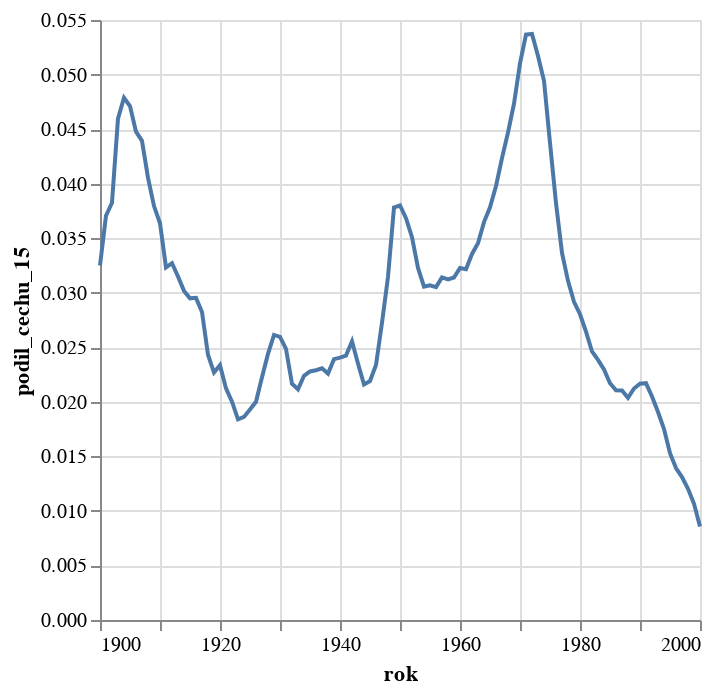

The cell this chart's notebook holds for it:
### Code cell
alt.Chart(odmlceni.filter(pl.col("rok").is_between(datetime.date(year = 1900, month=1, day=1), datetime.date(year = 2000, month=1, day=1))).to_pandas()).mark_line().encode(alt.Y("podil_cechu_15:Q"),alt.X('rok:T'))

### Figure 1 — Vega-Lite specification as saved in the notebook (floating-point values rounded to 4 significant figures)
{"config": {"view": {"continuousWidth": 300, "continuousHeight": 300}}, "data": {"name": "data-4f38e6b5b6206fc2c72ac9da00f0c4bc"}, "mark": {"type": "line"}, "encoding": {"x": {"field": "rok", "type": "temporal"}, "y": {"field": "podil_cechu_15", "type": "quantitative"}}, "$schema": "https://vega.github.io/schema/vega-lite/v5.8.0.json", "datasets": {"data-4f38e6b5b6206fc2c72ac9da00f0c4bc": [{"rok": "1900-01-01T00:00:00", "podil_vsech_5": 0.1343, "podil_cechu_5": 0.13, "podil_vsech_10": 0.05974, "podil_cechu_10": 0.05688, "podil_vsech_15": 0.03461, "podil_cechu_15": 0.0325, "podil_vsech_20": 0.02431, "podil_cechu_20": 0.02342}, {"rok": "1901-01-01T00:00:00", "podil_vsech_5": 0.135, "podil_cechu_5": 0.1281, "podil_vsech_10": 0.06472, "podil_cechu_10": 0.05993, "podil_vsech_15": 0.03986, "podil_cechu_15": 0.03705, "podil_vsech_20": 0.02565, "podil_cechu_20": 0.02425}, {"rok": "1902-01-01T00:00:00", "podil_vsech_5": 0.133, "podil_cechu_5": 0.1259, "podil_vsech_10": 0.06241, "podil_cechu_10": 0.05887, "podil_vsech_15": 0.04123, "podil_cechu_15": 0.03825, "podil_vsech_20": 0.02266, "podil_cechu_20": 0.02149}, {"rok": "1903-01-01T00:00:00", "podil_vsech_5": 0.1413, "podil_cechu_5": 0.135, "podil_vsech_10": 0.06556, "podil_cechu_10": 0.06181, "podil_vsech_15": 0.04829, "podil_cechu_15": 0.04595, "podil_vsech_20": 0.02538, "podil_cechu_20": 0.02359}, {"rok": "1904-01-01T00:00:00", "podil_vsech_5": 0.1471, "podil_cechu_5": 0.1425, "podil_vsech_10": 0.06954, "podil_cechu_10": 0.06718, "podil_vsech_15": 0.04982, "podil_cechu_15": 0.04788, "podil_vsech_20": 0.0234, "podil_cechu_20": 0.02201}, {"rok": "1905-01-01T00:00:00", "podil_vsech_5": 0.1421, "podil_cechu_5": 0.1398, "podil_vsech_10": 0.07554, "podil_cechu_10": 0.07455, "podil_vsech_15": 0.04757, "podil_cechu_15": 0.04711, "podil_vsech_20": 0.02218, "podil_cechu_20": 0.02114}, {"rok": "1906-01-01T00:00:00", "podil_vsech_5": 0.1403, "podil_cechu_5": 0.1368, "podil_vsech_10": 0.07998, "podil_cechu_10": 0.07851, "podil_vsech_15": 0.04645, "podil_cechu_15": 0.04476, "podil_vsech_20": 0.0203, "podil_cechu_20": 0.01918}, {"rok": "1907-01-01T00:00:00", "podil_vsech_5": 0.1374, "podil_cechu_5": 0.1359, "podil_vsech_10": 0.08611, "podil_cechu_10": 0.08444, "podil_vsech_15": 0.04512, "podil_cechu_15": 0.04392, "podil_vsech_20": 0.01946, "podil_cechu_20": 0.01839}, {"rok": "1908-01-01T00:00:00", "podil_vsech_5": 0.1375, "podil_cechu_5": 0.1334, "podil_vsech_10": 0.09024, "podil_cechu_10": 0.08895, "podil_vsech_15": 0.043, "podil_cechu_15": 0.04055, "podil_vsech_20": 0.01754, "podil_cechu_20": 0.01635}, {"rok": "1909-01-01T00:00:00", "podil_vsech_5": 0.1444, "podil_cechu_5": 0.1424, "podil_vsech_10": 0.09066, "podil_cechu_10": 0.08968, "podil_vsech_15": 0.04017, "podil_cechu_15": 0.03794, "podil_vsech_20": 0.01602, "podil_cechu_20": 0.01537}, {"rok": "1910-01-01T00:00:00", "podil_vsech_5": 0.1576, "podil_cechu_5": 0.1566, "podil_vsech_10": 0.08856, "podil_cechu_10": 0.08747, "podil_vsech_15": 0.03881, "podil_cechu_15": 0.03637, "podil_vsech_20": 0.01693, "podil_cechu_20": 0.01593}, {"rok": "1911-01-01T00:00:00", "podil_vsech_5": 0.1736, "podil_cechu_5": 0.1717, "podil_vsech_10": 0.0874, "podil_cechu_10": 0.086, "podil_vsech_15": 0.03481, "podil_cechu_15": 0.03232, "podil_vsech_20": 0.01603, "podil_cechu_20": 0.01501}, {"rok": "1912-01-01T00:00:00", "podil_vsech_5": 0.1873, "podil_cechu_5": 0.1867, "podil_vsech_10": 0.0814, "podil_cechu_10": 0.07996, "podil_vsech_15": 0.03391, "podil_cechu_15": 0.03271, "podil_vsech_20": 0.01744, "podil_cechu_20": 0.01677}, {"rok": "1913-01-01T00:00:00", "podil_vsech_5": 0.2067, "podil_cechu_5": 0.2056, "podil_vsech_10": 0.08244, "podil_cechu_10": 0.08019, "podil_vsech_15": 0.03223, "podil_cechu_15": 0.03149, "podil_vsech_20": 0.01845, "podil_cechu_20": 0.01803}, {"rok": "1914-01-01T00:00:00", "podil_vsech_5": 0.2082, "podil_cechu_5": 0.2091, "podil_vsech_10": 0.0771, "podil_cechu_10": 0.07386, "podil_vsech_15": 0.03097, "podil_cechu_15": 0.03017, "podil_vsech_20": 0.01831, "podil_cechu_20": 0.01769}, {"rok": "1915-01-01T00:00:00", "podil_vsech_5": 0.1932, "podil_cechu_5": 0.1965, "podil_vsech_10": 0.06971, "podil_cechu_10": 0.06711, "podil_vsech_15": 0.02943, "podil_cechu_15": 0.02949, "podil_vsech_20": 0.01682, "podil_cechu_20": 0.01627}, {"rok": "1916-01-01T00:00:00", "podil_vsech_5": 0.1696, "podil_cechu_5": 0.1717, "podil_vsech_10": 0.06106, "podil_cechu_10": 0.05906, "podil_vsech_15": 0.029, "podil_cechu_15": 0.02953, "podil_vsech_20": 0.01505, "podil_cechu_20": 0.01451}, {"rok": "1917-01-01T00:00:00", "podil_vsech_5": 0.1448, "podil_cechu_5": 0.146, "podil_vsech_10": 0.05627, "podil_cechu_10": 0.05547, "podil_vsech_15": 0.02803, "podil_cechu_15": 0.02823, "podil_vsech_20": 0.01348, "podil_cechu_20": 0.01301}, {"rok": "1918-01-01T00:00:00", "podil_vsech_5": 0.1285, "podil_cechu_5": 0.1281, "podil_vsech_10": 0.04915, "podil_cechu_10": 0.05007, "podil_vsech_15": 0.02415, "podil_cechu_15": 0.02431, "podil_vsech_20": 0.01134, "podil_cechu_20": 0.01059}, {"rok": "1919-01-01T00:00:00", "podil_vsech_5": 0.1139, "podil_cechu_5": 0.1118, "podil_vsech_10": 0.04394, "podil_cechu_10": 0.04466, "podil_vsech_15": 0.0229, "podil_cechu_15": 0.02268, "podil_vsech_20": 0.01073, "podil_cechu_20": 0.009924}, {"rok": "1920-01-01T00:00:00", "podil_vsech_5": 0.1066, "podil_cechu_5": 0.1059, "podil_vsech_10": 0.04321, "podil_cechu_10": 0.04423, "podil_vsech_15": 0.02319, "podil_cechu_15": 0.02336, "podil_vsech_20": 0.0111, "podil_cechu_20": 0.01043}, {"rok": "1921-01-01T00:00:00", "podil_vsech_5": 0.1046, "podil_cechu_5": 0.1037, "podil_vsech_10": 0.0436, "podil_cechu_10": 0.04462, "podil_vsech_15": 0.02142, "podil_cechu_15": 0.02123, "podil_vsech_20": 0.01024, "podil_cechu_20": 0.01018}, {"rok": "1922-01-01T00:00:00", "podil_vsech_5": 0.1031, "podil_cechu_5": 0.1032, "podil_vsech_10": 0.04295, "podil_cechu_10": 0.04335, "podil_vsech_15": 0.02011, "podil_cechu_15": 0.02001, "podil_vsech_20": 0.0106, "podil_cechu_20": 0.01084}, {"rok": "1923-01-01T00:00:00", "podil_vsech_5": 0.1004, "podil_cechu_5": 0.1032, "podil_vsech_10": 0.04306, "podil_cechu_10": 0.044, "podil_vsech_15": 0.01845, "podil_cechu_15": 0.0184, "podil_vsech_20": 0.01125, "podil_cechu_20": 0.0116}, {"rok": "1924-01-01T00:00:00", "podil_vsech_5": 0.09943, "podil_cechu_5": 0.1027, "podil_vsech_10": 0.04541, "podil_cechu_10": 0.04626, "podil_vsech_15": 0.0184, "podil_cechu_15": 0.01862, "podil_vsech_20": 0.01182, "podil_cechu_20": 0.01209}, {"rok": "1925-01-01T00:00:00", "podil_vsech_5": 0.1009, "podil_cechu_5": 0.104, "podil_vsech_10": 0.04723, "podil_cechu_10": 0.04797, "podil_vsech_15": 0.01941, "podil_cechu_15": 0.0193, "podil_vsech_20": 0.01229, "podil_cechu_20": 0.01231}, {"rok": "1926-01-01T00:00:00", "podil_vsech_5": 0.1048, "podil_cechu_5": 0.1098, "podil_vsech_10": 0.04642, "podil_cechu_10": 0.04797, "podil_vsech_15": 0.01956, "podil_cechu_15": 0.02, "podil_vsech_20": 0.01258, "podil_cechu_20": 0.01239}, {"rok": "1927-01-01T00:00:00", "podil_vsech_5": 0.11, "podil_cechu_5": 0.1135, "podil_vsech_10": 0.04421, "podil_cechu_10": 0.04503, "podil_vsech_15": 0.02188, "podil_cechu_15": 0.02226, "podil_vsech_20": 0.01094, "podil_cechu_20": 0.01027}, {"rok": "1928-01-01T00:00:00", "podil_vsech_5": 0.1105, "podil_cechu_5": 0.1138, "podil_vsech_10": 0.04173, "podil_cechu_10": 0.04182, "podil_vsech_15": 0.02434, "podil_cechu_15": 0.02439, "podil_vsech_20": 0.0113, "podil_cechu_20": 0.01029}, {"rok": "1929-01-01T00:00:00", "podil_vsech_5": 0.111, "podil_cechu_5": 0.1129, "podil_vsech_10": 0.04065, "podil_cechu_10": 0.04065, "podil_vsech_15": 0.0263, "podil_cechu_15": 0.02613, "podil_vsech_20": 0.01153, "podil_cechu_20": 0.01032}, {"rok": "1930-01-01T00:00:00", "podil_vsech_5": 0.109, "podil_cechu_5": 0.1101, "podil_vsech_10": 0.04096, "podil_cechu_10": 0.04033, "podil_vsech_15": 0.02722, "podil_cechu_15": 0.02595, "podil_vsech_20": 0.01225, "podil_cechu_20": 0.01126}, {"rok": "1931-01-01T00:00:00", "podil_vsech_5": 0.1043, "podil_cechu_5": 0.1053, "podil_vsech_10": 0.04386, "podil_cechu_10": 0.04289, "podil_vsech_15": 0.02713, "podil_cechu_15": 0.02485, "podil_vsech_20": 0.01409, "podil_cechu_20": 0.01273}, {"rok": "1932-01-01T00:00:00", "podil_vsech_5": 0.09845, "podil_cechu_5": 0.0987, "podil_vsech_10": 0.04839, "podil_cechu_10": 0.04744, "podil_vsech_15": 0.02381, "podil_cechu_15": 0.02166, "podil_vsech_20": 0.01395, "podil_cechu_20": 0.01296}, {"rok": "1933-01-01T00:00:00", "podil_vsech_5": 0.09481, "podil_cechu_5": 0.09531, "podil_vsech_10": 0.05206, "podil_cechu_10": 0.05116, "podil_vsech_15": 0.02286, "podil_cechu_15": 0.02115, "podil_vsech_20": 0.01317, "podil_cechu_20": 0.01215}, {"rok": "1934-01-01T00:00:00", "podil_vsech_5": 0.09505, "podil_cechu_5": 0.09664, "podil_vsech_10": 0.05648, "podil_cechu_10": 0.05603, "podil_vsech_15": 0.02394, "podil_cechu_15": 0.02239, "podil_vsech_20": 0.01379, "podil_cechu_20": 0.01279}, {"rok": "1935-01-01T00:00:00", "podil_vsech_5": 0.09154, "podil_cechu_5": 0.09275, "podil_vsech_10": 0.05679, "podil_cechu_10": 0.05573, "podil_vsech_15": 0.02415, "podil_cechu_15": 0.02278, "podil_vsech_20": 0.01426, "podil_cechu_20": 0.01275}, {"rok": "1936-01-01T00:00:00", "podil_vsech_5": 0.09158, "podil_cechu_5": 0.09091, "podil_vsech_10": 0.05485, "podil_cechu_10": 0.0528, "podil_vsech_15": 0.02479, "podil_cechu_15": 0.02289, "podil_vsech_20": 0.01515, "podil_cechu_20": 0.01323}, {"rok": "1937-01-01T00:00:00", "podil_vsech_5": 0.1042, "podil_cechu_5": 0.1026, "podil_vsech_10": 0.04741, "podil_cechu_10": 0.04472, "podil_vsech_15": 0.02476, "podil_cechu_15": 0.02307, "podil_vsech_20": 0.01584, "podil_cechu_20": 0.01392}, {"rok": "1938-01-01T00:00:00", "podil_vsech_5": 0.1237, "podil_cechu_5": 0.1196, "podil_vsech_10": 0.04483, "podil_cechu_10": 0.04126, "podil_vsech_15": 0.02498, "podil_cechu_15": 0.02259, "podil_vsech_20": 0.01614, "podil_cechu_20": 0.01388}, {"rok": "1939-01-01T00:00:00", "podil_vsech_5": 0.1453, "podil_cechu_5": 0.14, "podil_vsech_10": 0.04615, "podil_cechu_10": 0.04237, "podil_vsech_15": 0.02677, "podil_cechu_15": 0.02391, "podil_vsech_20": 0.0167, "podil_cechu_20": 0.01449}, {"rok": "1940-01-01T00:00:00", "podil_vsech_5": 0.1462, "podil_cechu_5": 0.1407, "podil_vsech_10": 0.04599, "podil_cechu_10": 0.0436, "podil_vsech_15": 0.02721, "podil_cechu_15": 0.02406, "podil_vsech_20": 0.01688, "podil_cechu_20": 0.01465}, {"rok": "1941-01-01T00:00:00", "podil_vsech_5": 0.126, "podil_cechu_5": 0.1226, "podil_vsech_10": 0.0463, "podil_cechu_10": 0.04443, "podil_vsech_15": 0.0272, "podil_cechu_15": 0.02423, "podil_vsech_20": 0.01745, "podil_cechu_20": 0.01521}, {"rok": "1942-01-01T00:00:00", "podil_vsech_5": 0.09727, "podil_cechu_5": 0.09413, "podil_vsech_10": 0.04753, "podil_cechu_10": 0.04584, "podil_vsech_15": 0.0287, "podil_cechu_15": 0.02555, "podil_vsech_20": 0.01853, "podil_cechu_20": 0.01598}, {"rok": "1943-01-01T00:00:00", "podil_vsech_5": 0.07743, "podil_cechu_5": 0.07506, "podil_vsech_10": 0.04469, "podil_cechu_10": 0.04255, "podil_vsech_15": 0.02647, "podil_cechu_15": 0.02352, "podil_vsech_20": 0.01771, "podil_cechu_20": 0.01522}, {"rok": "1944-01-01T00:00:00", "podil_vsech_5": 0.07121, "podil_cechu_5": 0.06899, "podil_vsech_10": 0.04221, "podil_cechu_10": 0.03963, "podil_vsech_15": 0.02446, "podil_cechu_15": 0.02159, "podil_vsech_20": 0.01677, "podil_cechu_20": 0.01428}, {"rok": "1945-01-01T00:00:00", "podil_vsech_5": 0.07017, "podil_cechu_5": 0.0691, "podil_vsech_10": 0.04196, "podil_cechu_10": 0.03895, "podil_vsech_15": 0.02449, "podil_cechu_15": 0.0219, "podil_vsech_20": 0.01649, "podil_cechu_20": 0.01423}, {"rok": "1946-01-01T00:00:00", "podil_vsech_5": 0.07212, "podil_cechu_5": 0.072, "podil_vsech_10": 0.04231, "podil_cechu_10": 0.03962, "podil_vsech_15": 0.02539, "podil_cechu_15": 0.02337, "podil_vsech_20": 0.01731, "podil_cechu_20": 0.01513}, {"rok": "1947-01-01T00:00:00", "podil_vsech_5": 0.08407, "podil_cechu_5": 0.08379, "podil_vsech_10": 0.04892, "podil_cechu_10": 0.04591, "podil_vsech_15": 0.0299, "podil_cechu_15": 0.02724, "podil_vsech_20": 0.02024, "podil_cechu_20": 0.0178}, {"rok": "1948-01-01T00:00:00", "podil_vsech_5": 0.09724, "podil_cechu_5": 0.09776, "podil_vsech_10": 0.05386, "podil_cechu_10": 0.05117, "podil_vsech_15": 0.03419, "podil_cechu_15": 0.03145, "podil_vsech_20": 0.02279, "podil_cechu_20": 0.02047}, {"rok": "1949-01-01T00:00:00", "podil_vsech_5": 0.1152, "podil_cechu_5": 0.1146, "podil_vsech_10": 0.06212, "podil_cechu_10": 0.05871, "podil_vsech_15": 0.04072, "podil_cechu_15": 0.03782, "podil_vsech_20": 0.02571, "podil_cechu_20": 0.02361}, {"rok": "1950-01-01T00:00:00", "podil_vsech_5": 0.1171, "podil_cechu_5": 0.115, "podil_vsech_10": 0.06072, "podil_cechu_10": 0.05699, "podil_vsech_15": 0.04083, "podil_cechu_15": 0.038, "podil_vsech_20": 0.02341, "podil_cechu_20": 0.02187}, {"rok": "1951-01-01T00:00:00", "podil_vsech_5": 0.112, "podil_cechu_5": 0.1098, "podil_vsech_10": 0.05876, "podil_cechu_10": 0.05622, "podil_vsech_15": 0.03909, "podil_cechu_15": 0.03684, "podil_vsech_20": 0.02156, "podil_cechu_20": 0.02069}, {"rok": "1952-01-01T00:00:00", "podil_vsech_5": 0.1055, "podil_cechu_5": 0.1026, "podil_vsech_10": 0.05805, "podil_cechu_10": 0.05556, "podil_vsech_15": 0.03727, "podil_cechu_15": 0.0351, "podil_vsech_20": 0.02119, "podil_cechu_20": 0.02027}, {"rok": "1953-01-01T00:00:00", "podil_vsech_5": 0.0963, "podil_cechu_5": 0.09323, "podil_vsech_10": 0.05536, "podil_cechu_10": 0.05252, "podil_vsech_15": 0.03456, "podil_cechu_15": 0.03227, "podil_vsech_20": 0.02023, "podil_cechu_20": 0.01938}, {"rok": "1954-01-01T00:00:00", "podil_vsech_5": 0.09319, "podil_cechu_5": 0.09027, "podil_vsech_10": 0.05375, "podil_cechu_10": 0.05125, "podil_vsech_15": 0.03308, "podil_cechu_15": 0.03056, "podil_vsech_20": 0.02075, "podil_cechu_20": 0.01975}, {"rok": "1955-01-01T00:00:00", "podil_vsech_5": 0.09571, "podil_cechu_5": 0.09293, "podil_vsech_10": 0.05589, "podil_cechu_10": 0.05382, "podil_vsech_15": 0.03267, "podil_cechu_15": 0.03067, "podil_vsech_20": 0.02114, "podil_cechu_20": 0.02042}, {"rok": "1956-01-01T00:00:00", "podil_vsech_5": 0.09595, "podil_cechu_5": 0.09401, "podil_vsech_10": 0.05466, "podil_cechu_10": 0.05233, "podil_vsech_15": 0.03226, "podil_cechu_15": 0.03052, "podil_vsech_20": 0.02106, "podil_cechu_20": 0.02058}, {"rok": "1957-01-01T00:00:00", "podil_vsech_5": 0.09863, "podil_cechu_5": 0.09846, "podil_vsech_10": 0.05503, "podil_cechu_10": 0.05339, "podil_vsech_15": 0.0324, "podil_cechu_15": 0.03141, "podil_vsech_20": 0.02061, "podil_cechu_20": 0.02063}, {"rok": "1958-01-01T00:00:00", "podil_vsech_5": 0.09956, "podil_cechu_5": 0.09962, "podil_vsech_10": 0.05561, "podil_cechu_10": 0.05438, "podil_vsech_15": 0.03192, "podil_cechu_15": 0.03123, "podil_vsech_20": 0.02081, "podil_cechu_20": 0.02085}, {"rok": "1959-01-01T00:00:00", "podil_vsech_5": 0.1016, "podil_cechu_5": 0.1017, "podil_vsech_10": 0.05451, "podil_cechu_10": 0.05327, "podil_vsech_15": 0.03178, "podil_cechu_15": 0.0314, "podil_vsech_20": 0.02068, "podil_cechu_20": 0.02107}, {"rok": "1960-01-01T00:00:00", "podil_vsech_5": 0.1035, "podil_cechu_5": 0.1052, "podil_vsech_10": 0.05373, "podil_cechu_10": 0.0529, "podil_vsech_15": 0.03215, "podil_cechu_15": 0.03227, "podil_vsech_20": 0.02086, "podil_cechu_20": 0.02148}, {"rok": "1961-01-01T00:00:00", "podil_vsech_5": 0.1053, "podil_cechu_5": 0.1062, "podil_vsech_10": 0.05393, "podil_cechu_10": 0.05283, "podil_vsech_15": 0.03183, "podil_cechu_15": 0.03216, "podil_vsech_20": 0.02178, "podil_cechu_20": 0.02247}, {"rok": "1962-01-01T00:00:00", "podil_vsech_5": 0.1067, "podil_cechu_5": 0.1075, "podil_vsech_10": 0.05654, "podil_cechu_10": 0.05577, "podil_vsech_15": 0.03282, "podil_cechu_15": 0.03355, "podil_vsech_20": 0.02253, "podil_cechu_20": 0.02339}, {"rok": "1963-01-01T00:00:00", "podil_vsech_5": 0.1086, "podil_cechu_5": 0.1093, "podil_vsech_10": 0.0571, "podil_cechu_10": 0.05618, "podil_vsech_15": 0.03399, "podil_cechu_15": 0.03453, "podil_vsech_20": 0.02286, "podil_cechu_20": 0.02378}, {"rok": "1964-01-01T00:00:00", "podil_vsech_5": 0.1136, "podil_cechu_5": 0.1139, "podil_vsech_10": 0.05966, "podil_cechu_10": 0.05894, "podil_vsech_15": 0.03534, "podil_cechu_15": 0.03647, "podil_vsech_20": 0.0239, "podil_cechu_20": 0.02503}, {"rok": "1965-01-01T00:00:00", "podil_vsech_5": 0.1176, "podil_cechu_5": 0.1172, "podil_vsech_10": 0.06189, "podil_cechu_10": 0.06192, "podil_vsech_15": 0.0367, "podil_cechu_15": 0.03783, "podil_vsech_20": 0.02484, "podil_cechu_20": 0.02592}, {"rok": "1966-01-01T00:00:00", "podil_vsech_5": 0.1176, "podil_cechu_5": 0.1168, "podil_vsech_10": 0.0637, "podil_cechu_10": 0.0641, "podil_vsech_15": 0.03859, "podil_cechu_15": 0.03978, "podil_vsech_20": 0.02569, "podil_cechu_20": 0.02689}, {"rok": "1967-01-01T00:00:00", "podil_vsech_5": 0.1211, "podil_cechu_5": 0.121, "podil_vsech_10": 0.0659, "podil_cechu_10": 0.06657, "podil_vsech_15": 0.04099, "podil_cechu_15": 0.04234, "podil_vsech_20": 0.02774, "podil_cechu_20": 0.02893}, {"rok": "1968-01-01T00:00:00", "podil_vsech_5": 0.1243, "podil_cechu_5": 0.1245, "podil_vsech_10": 0.06916, "podil_cechu_10": 0.0705, "podil_vsech_15": 0.04323, "podil_cechu_15": 0.04469, "podil_vsech_20": 0.03001, "podil_cechu_20": 0.03118}, {"rok": "1969-01-01T00:00:00", "podil_vsech_5": 0.1266, "podil_cechu_5": 0.1276, "podil_vsech_10": 0.07062, "podil_cechu_10": 0.07254, "podil_vsech_15": 0.04551, "podil_cechu_15": 0.04733, "podil_vsech_20": 0.03237, "podil_cechu_20": 0.0337}, {"rok": "1970-01-01T00:00:00", "podil_vsech_5": 0.1302, "podil_cechu_5": 0.1329, "podil_vsech_10": 0.07253, "podil_cechu_10": 0.07491, "podil_vsech_15": 0.04883, "podil_cechu_15": 0.05104, "podil_vsech_20": 0.03115, "podil_cechu_20": 0.03208}, {"rok": "1971-01-01T00:00:00", "podil_vsech_5": 0.1346, "podil_cechu_5": 0.1381, "podil_vsech_10": 0.07733, "podil_cechu_10": 0.07951, "podil_vsech_15": 0.05176, "podil_cechu_15": 0.05366, "podil_vsech_20": 0.02927, "podil_cechu_20": 0.02978}, {"rok": "1972-01-01T00:00:00", "podil_vsech_5": 0.1357, "podil_cechu_5": 0.1388, "podil_vsech_10": 0.07882, "podil_cechu_10": 0.08085, "podil_vsech_15": 0.05187, "podil_cechu_15": 0.05372, "podil_vsech_20": 0.02634, "podil_cechu_20": 0.02677}, {"rok": "1973-01-01T00:00:00", "podil_vsech_5": 0.1315, "podil_cechu_5": 0.1355, "podil_vsech_10": 0.07696, "podil_cechu_10": 0.07893, "podil_vsech_15": 0.04982, "podil_cechu_15": 0.05171, "podil_vsech_20": 0.02377, "podil_cechu_20": 0.02419}, {"rok": "1974-01-01T00:00:00", "podil_vsech_5": 0.1295, "podil_cechu_5": 0.134, "podil_vsech_10": 0.07364, "podil_cechu_10": 0.07613, "podil_vsech_15": 0.04755, "podil_cechu_15": 0.04942, "podil_vsech_20": 0.02161, "podil_cechu_20": 0.02226}, {"rok": "1975-01-01T00:00:00", "podil_vsech_5": 0.1258, "podil_cechu_5": 0.1297, "podil_vsech_10": 0.07137, "podil_cechu_10": 0.0738, "podil_vsech_15": 0.04237, "podil_cechu_15": 0.04374, "podil_vsech_20": 0.02004, "podil_cechu_20": 0.02076}, {"rok": "1976-01-01T00:00:00", "podil_vsech_5": 0.1236, "podil_cechu_5": 0.1282, "podil_vsech_10": 0.06857, "podil_cechu_10": 0.07123, "podil_vsech_15": 0.03714, "podil_cechu_15": 0.03823, "podil_vsech_20": 0.01772, "podil_cechu_20": 0.01849}, {"rok": "1977-01-01T00:00:00", "podil_vsech_5": 0.1197, "podil_cechu_5": 0.1238, "podil_vsech_10": 0.06641, "podil_cechu_10": 0.06896, "podil_vsech_15": 0.03269, "podil_cechu_15": 0.03365, "podil_vsech_20": 0.01614, "podil_cechu_20": 0.01685}, {"rok": "1978-01-01T00:00:00", "podil_vsech_5": 0.1173, "podil_cechu_5": 0.1211, "podil_vsech_10": 0.0646, "podil_cechu_10": 0.06724, "podil_vsech_15": 0.03011, "podil_cechu_15": 0.03109, "podil_vsech_20": 0.01535, "podil_cechu_20": 0.01607}, {"rok": "1979-01-01T00:00:00", "podil_vsech_5": 0.1127, "podil_cechu_5": 0.1168, "podil_vsech_10": 0.06184, "podil_cechu_10": 0.0643, "podil_vsech_15": 0.028, "podil_cechu_15": 0.02916, "podil_vsech_20": 0.01458, "podil_cechu_20": 0.0152}, {"rok": "1980-01-01T00:00:00", "podil_vsech_5": 0.1111, "podil_cechu_5": 0.1155, "podil_vsech_10": 0.05685, "podil_cechu_10": 0.05912, "podil_vsech_15": 0.02667, "podil_cechu_15": 0.02803, "podil_vsech_20": 0.01374, "podil_cechu_20": 0.0144}, {"rok": "1981-01-01T00:00:00", "podil_vsech_5": 0.1101, "podil_cechu_5": 0.1145, "podil_vsech_10": 0.05232, "podil_cechu_10": 0.05432, "podil_vsech_15": 0.025, "podil_cechu_15": 0.02643, "podil_vsech_20": 0.01274, "podil_cechu_20": 0.01342}, {"rok": "1982-01-01T00:00:00", "podil_vsech_5": 0.1075, "podil_cechu_5": 0.1115, "podil_vsech_10": 0.04787, "podil_cechu_10": 0.04958, "podil_vsech_15": 0.02346, "podil_cechu_15": 0.02462, "podil_vsech_20": 0.01231, "podil_cechu_20": 0.01273}, {"rok": "1983-01-01T00:00:00", "podil_vsech_5": 0.1034, "podil_cechu_5": 0.108, "podil_vsech_10": 0.04571, "podil_cechu_10": 0.04769, "podil_vsech_15": 0.02281, "podil_cechu_15": 0.02385, "podil_vsech_20": 0.01179, "podil_cechu_20": 0.01219}, {"rok": "1984-01-01T00:00:00", "podil_vsech_5": 0.09971, "podil_cechu_5": 0.1042, "podil_vsech_10": 0.04475, "podil_cechu_10": 0.04695, "podil_vsech_15": 0.02204, "podil_cechu_15": 0.02297, "podil_vsech_20": 0.01159, "podil_cechu_20": 0.01192}, {"rok": "1985-01-01T00:00:00", "podil_vsech_5": 0.09211, "podil_cechu_5": 0.09615, "podil_vsech_10": 0.04315, "podil_cechu_10": 0.04543, "podil_vsech_15": 0.02088, "podil_cechu_15": 0.0217, "podil_vsech_20": 0.0112, "podil_cechu_20": 0.01144}, {"rok": "1986-01-01T00:00:00", "podil_vsech_5": 0.08717, "podil_cechu_5": 0.09067, "podil_vsech_10": 0.04235, "podil_cechu_10": 0.04461, "podil_vsech_15": 0.02018, "podil_cechu_15": 0.02105, "podil_vsech_20": 0.0106, "podil_cechu_20": 0.01104}, {"rok": "1987-01-01T00:00:00", "podil_vsech_5": 0.08665, "podil_cechu_5": 0.09056, "podil_vsech_10": 0.0421, "podil_cechu_10": 0.04425, "podil_vsech_15": 0.02045, "podil_cechu_15": 0.02104, "podil_vsech_20": 0.01059, "podil_cechu_20": 0.01093}, {"rok": "1988-01-01T00:00:00", "podil_vsech_5": 0.08683, "podil_cechu_5": 0.09118, "podil_vsech_10": 0.04179, "podil_cechu_10": 0.04369, "podil_vsech_15": 0.01989, "podil_cechu_15": 0.02037, "podil_vsech_20": 0.0101, "podil_cechu_20": 0.01016}, {"rok": "1989-01-01T00:00:00", "podil_vsech_5": 0.08894, "podil_cechu_5": 0.09351, "podil_vsech_10": 0.04236, "podil_cechu_10": 0.04409, "podil_vsech_15": 0.02069, "podil_cechu_15": 0.02122, "podil_vsech_20": 0.01005, "podil_cechu_20": 0.01025}, {"rok": "1990-01-01T00:00:00", "podil_vsech_5": 0.09171, "podil_cechu_5": 0.09701, "podil_vsech_10": 0.04338, "podil_cechu_10": 0.0451, "podil_vsech_15": 0.02099, "podil_cechu_15": 0.02167, "podil_vsech_20": 0.00955, "podil_cechu_20": 0.009683}, {"rok": "1991-01-01T00:00:00", "podil_vsech_5": 0.09353, "podil_cechu_5": 0.09908, "podil_vsech_10": 0.04413, "podil_cechu_10": 0.04624, "podil_vsech_15": 0.02089, "podil_cechu_15": 0.02171, "podil_vsech_20": 0.009076, "podil_cechu_20": 0.009248}, {"rok": "1992-01-01T00:00:00", "podil_vsech_5": 0.09241, "podil_cechu_5": 0.09797, "podil_vsech_10": 0.04355, "podil_cechu_10": 0.04565, "podil_vsech_15": 0.01966, "podil_cechu_15": 0.02049, "podil_vsech_20": 0.008384, "podil_cechu_20": 0.008571}, {"rok": "1993-01-01T00:00:00", "podil_vsech_5": 0.0918, "podil_cechu_5": 0.09703, "podil_vsech_10": 0.04094, "podil_cechu_10": 0.04319, "podil_vsech_15": 0.01825, "podil_cechu_15": 0.01907, "podil_vsech_20": 0.007539, "podil_cechu_20": 0.007668}, {"rok": "1994-01-01T00:00:00", "podil_vsech_5": 0.08911, "podil_cechu_5": 0.09409, "podil_vsech_10": 0.03905, "podil_cechu_10": 0.04107, "podil_vsech_15": 0.01683, "podil_cechu_15": 0.01751, "podil_vsech_20": 0.006415, "podil_cechu_20": 0.0065}, {"rok": "1995-01-01T00:00:00", "podil_vsech_5": 0.08522, "podil_cechu_5": 0.08902, "podil_vsech_10": 0.03638, "podil_cechu_10": 0.03772, "podil_vsech_15": 0.01499, "podil_cechu_15": 0.01529, "podil_vsech_20": 0.005192, "podil_cechu_20": 0.005178}, {"rok": "1996-01-01T00:00:00", "podil_vsech_5": 0.08416, "podil_cechu_5": 0.08728, "podil_vsech_10": 0.03506, "podil_cechu_10": 0.03592, "podil_vsech_15": 0.01369, "podil_cechu_15": 0.01392, "podil_vsech_20": 0.004254, "podil_cechu_20": 0.004173}, {"rok": "1997-01-01T00:00:00", "podil_vsech_5": 0.08302, "podil_cechu_5": 0.08452, "podil_vsech_10": 0.03329, "podil_cechu_10": 0.03346, "podil_vsech_15": 0.01294, "podil_cechu_15": 0.0131, "podil_vsech_20": 0.004012, "podil_cechu_20": 0.003896}, {"rok": "1998-01-01T00:00:00", "podil_vsech_5": 0.0798, "podil_cechu_5": 0.08034, "podil_vsech_10": 0.03163, "podil_cechu_10": 0.03145, "podil_vsech_15": 0.01214, "podil_cechu_15": 0.01203, "podil_vsech_20": 0.003532, "podil_cechu_20": 0.003336}, {"rok": "1999-01-01T00:00:00", "podil_vsech_5": 0.07739, "podil_cechu_5": 0.07722, "podil_vsech_10": 0.02978, "podil_cechu_10": 0.02957, "podil_vsech_15": 0.01098, "podil_cechu_15": 0.01065, "podil_vsech_20": 0.00283, "podil_cechu_20": 0.002719}, {"rok": "2000-01-01T00:00:00", "podil_vsech_5": 0.07402, "podil_cechu_5": 0.07285, "podil_vsech_10": 0.02749, "podil_cechu_10": 0.02678, "podil_vsech_15": 0.009124, "podil_cechu_15": 0.008579, "podil_vsech_20": 0.002281, "podil_cechu_20": 0.002019}]}}
